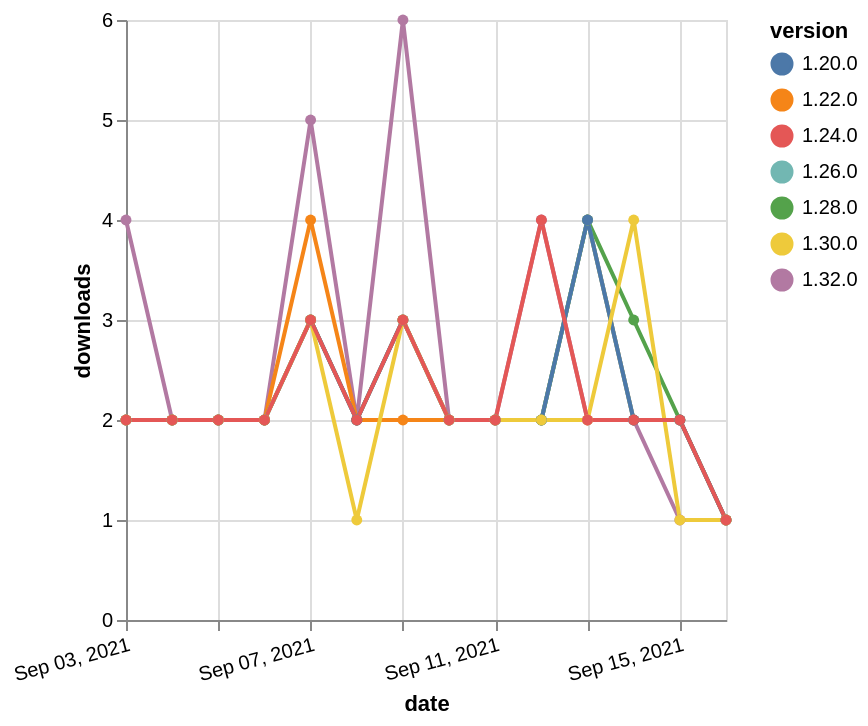

The specification (Vega-Lite) saved for this image:
### Vega-Lite specification from a JSON file in a GitHub repository (floating-point values rounded to 4 significant figures)
{"$schema": "https://vega.github.io/schema/vega-lite/v5.json", "description": "A simple bar chart with embedded data.", "data": {"values": [{"date": "2021-09-03", "total": 725, "delta": 4, "version": "1.32.0"}, {"date": "2021-09-04", "total": 727, "delta": 2, "version": "1.32.0"}, {"date": "2021-09-05", "total": 729, "delta": 2, "version": "1.32.0"}, {"date": "2021-09-06", "total": 731, "delta": 2, "version": "1.32.0"}, {"date": "2021-09-07", "total": 736, "delta": 5, "version": "1.32.0"}, {"date": "2021-09-08", "total": 738, "delta": 2, "version": "1.32.0"}, {"date": "2021-09-09", "total": 744, "delta": 6, "version": "1.32.0"}, {"date": "2021-09-10", "total": 746, "delta": 2, "version": "1.32.0"}, {"date": "2021-09-11", "total": 748, "delta": 2, "version": "1.32.0"}, {"date": "2021-09-12", "total": 752, "delta": 4, "version": "1.32.0"}, {"date": "2021-09-13", "total": 754, "delta": 2, "version": "1.32.0"}, {"date": "2021-09-14", "total": 756, "delta": 2, "version": "1.32.0"}, {"date": "2021-09-15", "total": 757, "delta": 1, "version": "1.32.0"}, {"date": "2021-09-16", "total": 758, "delta": 1, "version": "1.32.0"}, {"date": "2021-09-03", "total": 2483, "delta": 2, "version": "1.22.0"}, {"date": "2021-09-04", "total": 2485, "delta": 2, "version": "1.22.0"}, {"date": "2021-09-05", "total": 2487, "delta": 2, "version": "1.22.0"}, {"date": "2021-09-06", "total": 2489, "delta": 2, "version": "1.22.0"}, {"date": "2021-09-07", "total": 2493, "delta": 4, "version": "1.22.0"}, {"date": "2021-09-08", "total": 2495, "delta": 2, "version": "1.22.0"}, {"date": "2021-09-09", "total": 2497, "delta": 2, "version": "1.22.0"}, {"date": "2021-09-10", "total": 2499, "delta": 2, "version": "1.22.0"}, {"date": "2021-09-11", "total": 2501, "delta": 2, "version": "1.22.0"}, {"date": "2021-09-12", "total": 2503, "delta": 2, "version": "1.22.0"}, {"date": "2021-09-13", "total": 2507, "delta": 4, "version": "1.22.0"}, {"date": "2021-09-14", "total": 2509, "delta": 2, "version": "1.22.0"}, {"date": "2021-09-15", "total": 2511, "delta": 2, "version": "1.22.0"}, {"date": "2021-09-16", "total": 2512, "delta": 1, "version": "1.22.0"}, {"date": "2021-09-03", "total": 1512, "delta": 2, "version": "1.28.0"}, {"date": "2021-09-04", "total": 1514, "delta": 2, "version": "1.28.0"}, {"date": "2021-09-05", "total": 1516, "delta": 2, "version": "1.28.0"}, {"date": "2021-09-06", "total": 1518, "delta": 2, "version": "1.28.0"}, {"date": "2021-09-07", "total": 1521, "delta": 3, "version": "1.28.0"}, {"date": "2021-09-08", "total": 1523, "delta": 2, "version": "1.28.0"}, {"date": "2021-09-09", "total": 1526, "delta": 3, "version": "1.28.0"}, {"date": "2021-09-10", "total": 1528, "delta": 2, "version": "1.28.0"}, {"date": "2021-09-11", "total": 1530, "delta": 2, "version": "1.28.0"}, {"date": "2021-09-12", "total": 1532, "delta": 2, "version": "1.28.0"}, {"date": "2021-09-13", "total": 1536, "delta": 4, "version": "1.28.0"}, {"date": "2021-09-14", "total": 1539, "delta": 3, "version": "1.28.0"}, {"date": "2021-09-15", "total": 1541, "delta": 2, "version": "1.28.0"}, {"date": "2021-09-16", "total": 1542, "delta": 1, "version": "1.28.0"}, {"date": "2021-09-03", "total": 1647, "delta": 2, "version": "1.26.0"}, {"date": "2021-09-04", "total": 1649, "delta": 2, "version": "1.26.0"}, {"date": "2021-09-05", "total": 1651, "delta": 2, "version": "1.26.0"}, {"date": "2021-09-06", "total": 1653, "delta": 2, "version": "1.26.0"}, {"date": "2021-09-07", "total": 1656, "delta": 3, "version": "1.26.0"}, {"date": "2021-09-08", "total": 1658, "delta": 2, "version": "1.26.0"}, {"date": "2021-09-09", "total": 1661, "delta": 3, "version": "1.26.0"}, {"date": "2021-09-10", "total": 1663, "delta": 2, "version": "1.26.0"}, {"date": "2021-09-11", "total": 1665, "delta": 2, "version": "1.26.0"}, {"date": "2021-09-12", "total": 1667, "delta": 2, "version": "1.26.0"}, {"date": "2021-09-13", "total": 1671, "delta": 4, "version": "1.26.0"}, {"date": "2021-09-14", "total": 1673, "delta": 2, "version": "1.26.0"}, {"date": "2021-09-15", "total": 1675, "delta": 2, "version": "1.26.0"}, {"date": "2021-09-16", "total": 1676, "delta": 1, "version": "1.26.0"}, {"date": "2021-09-03", "total": 2668, "delta": 2, "version": "1.20.0"}, {"date": "2021-09-04", "total": 2670, "delta": 2, "version": "1.20.0"}, {"date": "2021-09-05", "total": 2672, "delta": 2, "version": "1.20.0"}, {"date": "2021-09-06", "total": 2674, "delta": 2, "version": "1.20.0"}, {"date": "2021-09-07", "total": 2677, "delta": 3, "version": "1.20.0"}, {"date": "2021-09-08", "total": 2679, "delta": 2, "version": "1.20.0"}, {"date": "2021-09-09", "total": 2682, "delta": 3, "version": "1.20.0"}, {"date": "2021-09-10", "total": 2684, "delta": 2, "version": "1.20.0"}, {"date": "2021-09-11", "total": 2686, "delta": 2, "version": "1.20.0"}, {"date": "2021-09-12", "total": 2688, "delta": 2, "version": "1.20.0"}, {"date": "2021-09-13", "total": 2692, "delta": 4, "version": "1.20.0"}, {"date": "2021-09-14", "total": 2694, "delta": 2, "version": "1.20.0"}, {"date": "2021-09-15", "total": 2696, "delta": 2, "version": "1.20.0"}, {"date": "2021-09-16", "total": 2697, "delta": 1, "version": "1.20.0"}, {"date": "2021-09-03", "total": 1037, "delta": 2, "version": "1.30.0"}, {"date": "2021-09-04", "total": 1039, "delta": 2, "version": "1.30.0"}, {"date": "2021-09-05", "total": 1041, "delta": 2, "version": "1.30.0"}, {"date": "2021-09-06", "total": 1043, "delta": 2, "version": "1.30.0"}, {"date": "2021-09-07", "total": 1046, "delta": 3, "version": "1.30.0"}, {"date": "2021-09-08", "total": 1047, "delta": 1, "version": "1.30.0"}, {"date": "2021-09-09", "total": 1050, "delta": 3, "version": "1.30.0"}, {"date": "2021-09-10", "total": 1052, "delta": 2, "version": "1.30.0"}, {"date": "2021-09-11", "total": 1054, "delta": 2, "version": "1.30.0"}, {"date": "2021-09-12", "total": 1056, "delta": 2, "version": "1.30.0"}, {"date": "2021-09-13", "total": 1058, "delta": 2, "version": "1.30.0"}, {"date": "2021-09-14", "total": 1062, "delta": 4, "version": "1.30.0"}, {"date": "2021-09-15", "total": 1063, "delta": 1, "version": "1.30.0"}, {"date": "2021-09-16", "total": 1064, "delta": 1, "version": "1.30.0"}, {"date": "2021-09-03", "total": 2111, "delta": 2, "version": "1.24.0"}, {"date": "2021-09-04", "total": 2113, "delta": 2, "version": "1.24.0"}, {"date": "2021-09-05", "total": 2115, "delta": 2, "version": "1.24.0"}, {"date": "2021-09-06", "total": 2117, "delta": 2, "version": "1.24.0"}, {"date": "2021-09-07", "total": 2120, "delta": 3, "version": "1.24.0"}, {"date": "2021-09-08", "total": 2122, "delta": 2, "version": "1.24.0"}, {"date": "2021-09-09", "total": 2125, "delta": 3, "version": "1.24.0"}, {"date": "2021-09-10", "total": 2127, "delta": 2, "version": "1.24.0"}, {"date": "2021-09-11", "total": 2129, "delta": 2, "version": "1.24.0"}, {"date": "2021-09-12", "total": 2133, "delta": 4, "version": "1.24.0"}, {"date": "2021-09-13", "total": 2135, "delta": 2, "version": "1.24.0"}, {"date": "2021-09-14", "total": 2137, "delta": 2, "version": "1.24.0"}, {"date": "2021-09-15", "total": 2139, "delta": 2, "version": "1.24.0"}, {"date": "2021-09-16", "total": 2140, "delta": 1, "version": "1.24.0"}]}, "width": "container", "mark": {"type": "line", "point": {"filled": true}}, "encoding": {"x": {"field": "date", "type": "temporal", "timeUnit": "yearmonthdate", "title": "date", "axis": {"labelAngle": -15}}, "y": {"field": "delta", "type": "quantitative", "title": "downloads"}, "color": {"field": "version", "type": "nominal"}, "tooltip": {"field": "delta"}}}
